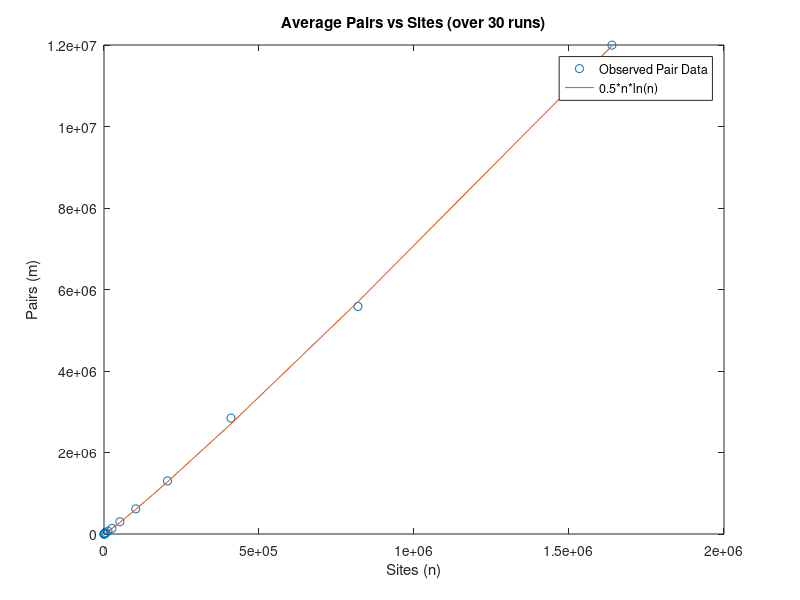

MATLAB code to generate this figure:
x = [100 200 400 800 1600 3200 6400 12800 25600 51200 102400 204800 409600 819200 1638400]; % Sites (n)
y = [253.27 579.13 1420.40 2878.07 6500.07 13873.67 29782.53 69229.67 137495.60 300831.00 616591.00 1302929.33 2844223.47 5583123.60 11995914.73]; % Pairs(m)

% Define the custom model function (Supsected linearithmic - nlogn)
model_fun = @(b,x) b(1)*(x.*(log(x)/log(exp(1))));

% Fit the model to the data
beta0 = [0.5]; % initial parameter estimates
beta = nlinfit(x,y,model_fun,beta0);

% Evaluate the model at the x-values
yfit = model_fun(beta,x);

% Plot the data and the fit
plot(x,y,'o',x,yfit,'-')
xlabel('Sites (n)')
ylabel('Pairs (m)')
legend('Observed Pair Data','0.5*n*ln(n)')
title("Average Pairs vs Sites (over 30 runs)")


